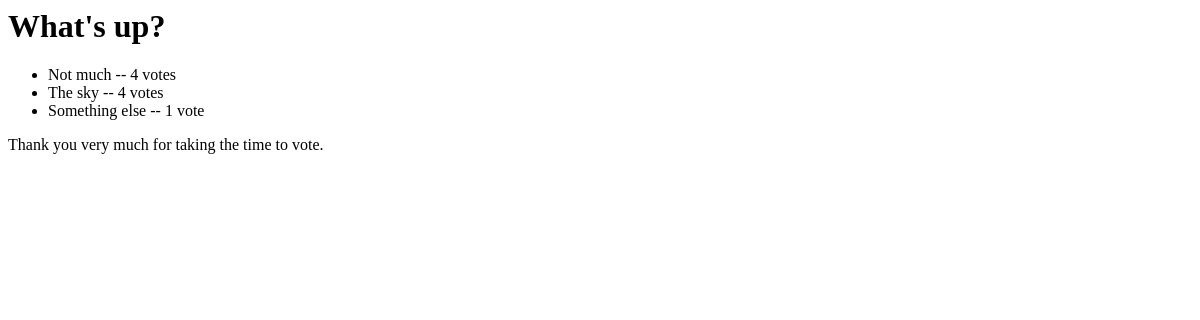
The app's page /polls/1/results/, older data.
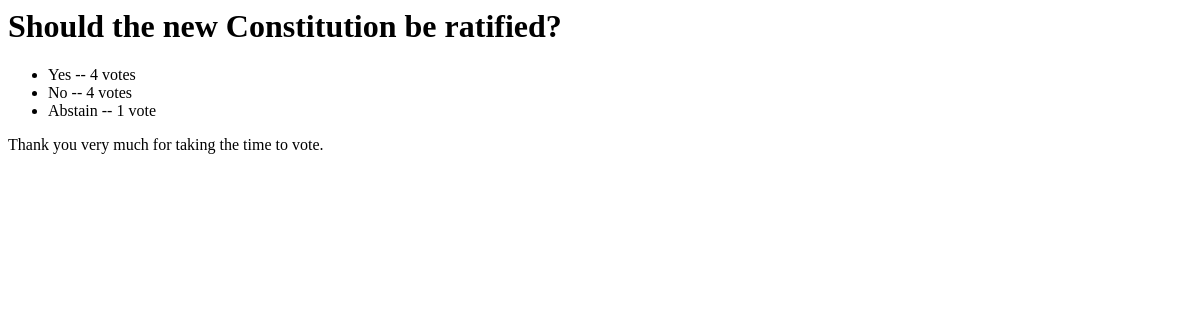
The same page, newer data.
### polls/models.py (models this page shows, shortened)
class Question(models.Model):
    question_text = models.CharField(max_length=200)
    question_description = models.CharField(max_length=2000)
    pub_date = models.DateTimeField('date published')
    def was_published_recently(self):
        now = timezone.now()
        return now - datetime.timedelta(days=1) <= self.pub_date <= now
    was_published_recently.admin_order_field = 'pub_date'
    was_published_recently.boolean = True
    was_published_recently.short_description = 'Published recently?'

class Choice(models.Model):
    question = models.ForeignKey(Question, on_delete=models.CASCADE)
    choice_text = models.CharField(max_length=200)
    votes = models.IntegerField(default=0)

### polls/views.py (the view)
# urls.py: path('<int:pk>/results/', views.ResultsView.as_view(), name='results'),
class ResultsView(generic.DetailView):
    model = Question
    template_name = 'polls/results.html'

### polls/templates/polls/results.html
<h1>{{ question.question_text }}</h1>
<ul>
{% for choice in question.choice_set.all %}
    <li>{{ choice.choice_text }} -- {{ choice.votes }} vote{{ choice.votes|pluralize }}</li>
{% endfor %}
</ul>
<p> Thank you very much for taking the time to vote. </p>

Row changes from the older to the newer data that the page shows:
changed Question: question_text "What's up?" → "Should the new Constitution be ratified?"
changed Choice: choice_text "Not much" → "Yes"
changed Choice (number 2 of 3 on the later page): choice_text "The sky" → "No"
changed Choice: choice_text "Something else" → "Abstain"
